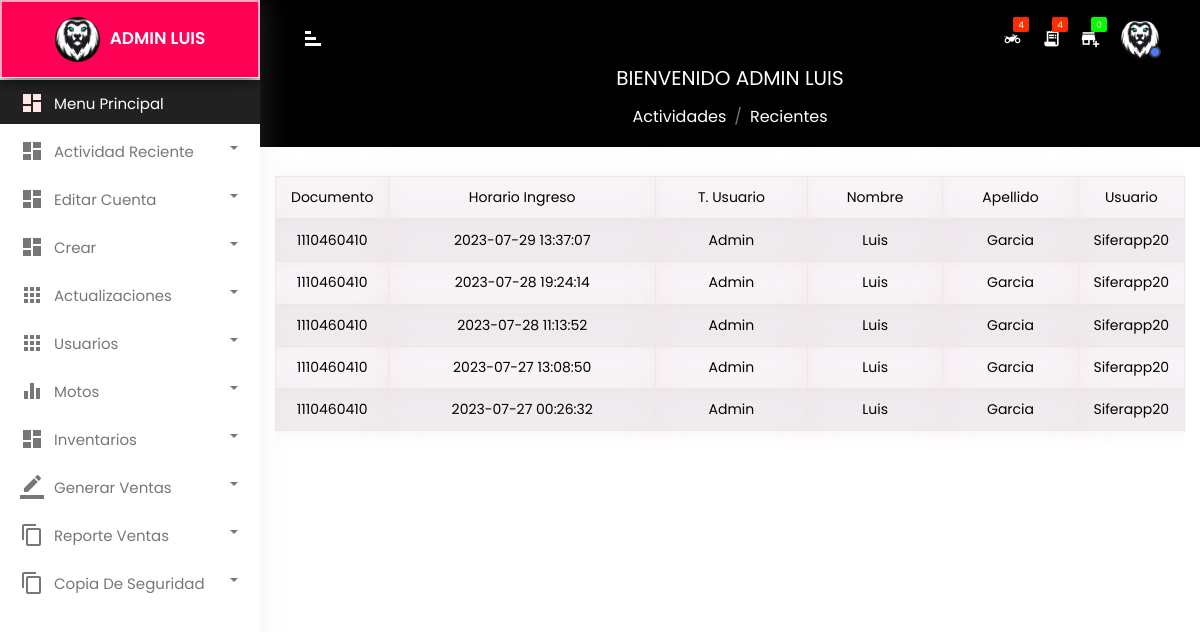
/model/admin/index.php (signed in), run on an earlier commit of the app's database.
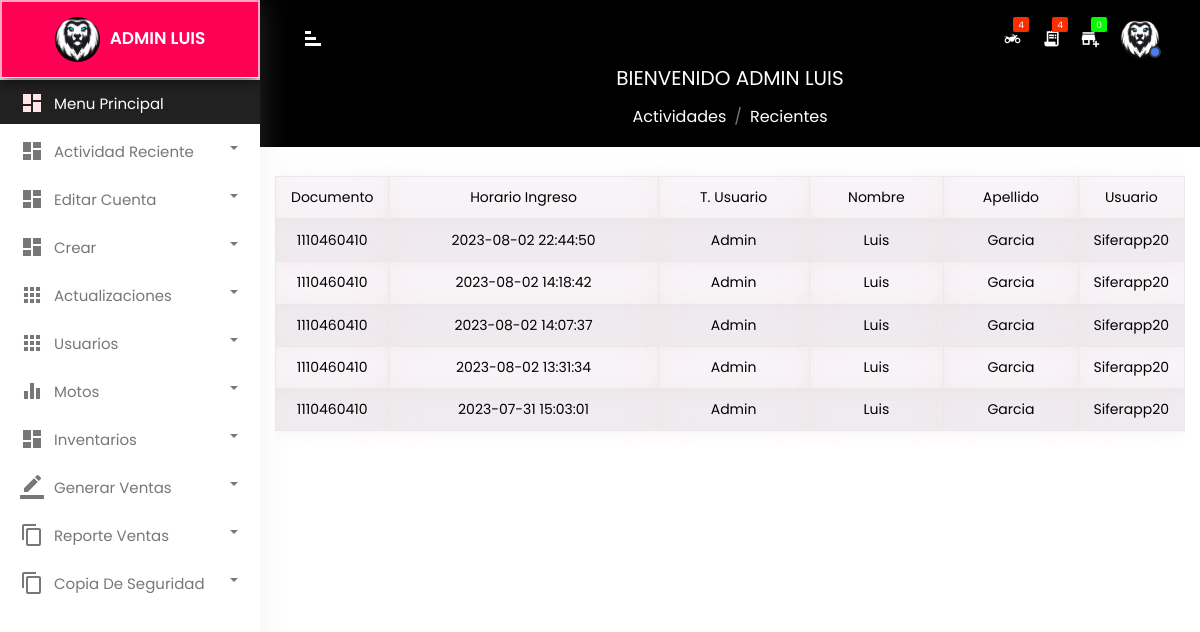
And on a later commit of the database.
### tables this page shows
CREATE TABLE `datetime_entry` (
  `id_entry` int(10) NOT NULL,
  `date_entry` datetime NOT NULL,
  `document` int(10) NOT NULL
);

CREATE TABLE `user` (
  `document` int(10) NOT NULL,
  `name` text NOT NULL,
  `surname` text NOT NULL,
  `telephone` varchar(30) NOT NULL,
  `email` varchar(100) NOT NULL,
  `date_user` date NOT NULL,
  `id_type_user` int(2) NOT NULL,
  `id_gender` int(2) NOT NULL,
  `password` varchar(100) NOT NULL,
  `username` varchar(10) NOT NULL,
  `id_state` int(2) NOT NULL,
  `datetime_reg` datetime NOT NULL,
  `confirmacion` int(2) NOT NULL
);

CREATE TABLE `type_user` (
  `id_type_user` int(2) NOT NULL,
  `type_user` text NOT NULL
);

### model/admin/index.php (the view, shortened to what this page needs)
<?php
$db = new Database();
$connection = $db->conectar();
$sql = $connection->prepare("SELECT * FROM user,type_user WHERE  username ='" . $_SESSION['usuario'] . "' AND user.id_type_user = type_user.id_type_user");
$sql->execute();
$usua = $sql->fetch(PDO::FETCH_ASSOC);
$comando = $connection->prepare("SELECT * FROM datetime_entry INNER JOIN user INNER JOIN type_user ON datetime_entry.document = user.document AND user.id_type_user = type_user.id_type_user ORDER BY id_entry  DESC LIMIT 6");
$comando->execute();
?>
<!doctype html>
<html lang="en">
<head>
    <link rel="stylesheet" href="bootstrap/css/bootstrap.min.css">
    <link rel="stylesheet" href="main.css">
    <link rel="stylesheet" type="text/css" href="datatables/datatables.min.css" />
    <link rel="stylesheet" type="text/css" href="datatables/DataTables-1.10.18/css/dataTables.bootstrap4.min.css">
    <link rel="stylesheet" href="../../controller/css/custom.css">
    <link rel="stylesheet" href="../../controller/CSS/custom.css">
    <link rel="stylesheet" href="https://use.fontawesome.com/releases/v5.8.2/css/all.css">
</head>
<body>
    <div class="wrapper">
        <?php
        require_once('./menu.php');
        ?>
        <div class="xp-breadcrumbbar text-center">
            <h2 class="page-title"><span>Bienvenido <?php echo $usua['type_user'] ?> <?php echo $usua['name'] ?></span></h2>
            <ol class="breadcrumb">
                <li class="breadcrumb-item"><a href="#">Actividades</a></li>
                <li class="breadcrumb-item active" aria-curent="page">Recientes</li>
            </ol>
        </div>
    </div>
    </div>
    <div class="container">
        <div class="row">
            <div class="col-lg-12">
                <div class="table-responsive">
                    <table id="example" class="table table-striped table-bordered" cellspacing="0" width="100%">
                        <thead>
                            <tr>
                                <th>Documento</th>
                                <th>Horario Ingreso</th>
                                <th>T. Usuario</th>
                                <th>Nombre</th>
                                <th>Apellido</th>
                                <th>Usuario</th>
                            </tr>
                        </thead>
                        <tbody>
                            <?php
                            foreach ($comando as $datetime_user) {
                            ?>
                                <tr>
                                    <th><?= $datetime_user["document"] ?></th>
                                    <th><?= $datetime_user["date_entry"] ?></th>
                                    <th><?= $datetime_user["type_user"] ?></th>
                                    <th><?= $datetime_user["name"] ?></th>
                                    <th><?= $datetime_user["surname"] ?></th>
                                    <th><?= $datetime_user["username"] ?></th>
                                </tr>
                            <?php
                            }
                            ?>
                        </tbody>
                    </table>
                </div>
            </div>
        </div>
    </div>
    </div>
    <?php
    require_once('formularios_crear.php');
    ?>
</body>
</html>

What changed in the data, as far as the page shows it:
no longer on this page (row unchanged): datetime_entry: document.document "1110460410", date_entry "2023-07-29 13:37:07", type_user.type_user "Admin", document.name "Luis", document.surname "Garcia", document.username "Siferapp20"
no longer on this page (row unchanged): datetime_entry: document.document "1110460410", date_entry "2023-07-28 19:24:14", type_user.type_user "Admin", document.name "Luis", document.surname "Garcia", document.username "Siferapp20"
no longer on this page (row unchanged): datetime_entry: document.document "1110460410", date_entry "2023-07-28 11:13:52", type_user.type_user "Admin", document.name "Luis", document.surname "Garcia", document.username "Siferapp20"
no longer on this page (row unchanged): datetime_entry: document.document "1110460410", date_entry "2023-07-27 13:08:50", type_user.type_user "Admin", document.name "Luis", document.surname "Garcia", document.username "Siferapp20"
no longer on this page (row unchanged): datetime_entry: document.document "1110460410", date_entry "2023-07-27 00:26:32", type_user.type_user "Admin", document.name "Luis", document.surname "Garcia", document.username "Siferapp20"
added datetime_entry: document.document "1110460410", date_entry "2023-08-02 22:44:50", type_user.type_user "Admin", document.name "Luis", document.surname "Garcia", document.username "Siferapp20"
added datetime_entry: document.document "1110460410", date_entry "2023-08-02 14:18:42", type_user.type_user "Admin", document.name "Luis", document.surname "Garcia", document.username "Siferapp20"
added datetime_entry: document.document "1110460410", date_entry "2023-08-02 14:07:37", type_user.type_user "Admin", document.name "Luis", document.surname "Garcia", document.username "Siferapp20"
added datetime_entry: document.document "1110460410", date_entry "2023-08-02 13:31:34", type_user.type_user "Admin", document.name "Luis", document.surname "Garcia", document.username "Siferapp20"
added datetime_entry: document.document "1110460410", date_entry "2023-07-31 15:03:01", type_user.type_user "Admin", document.name "Luis", document.surname "Garcia", document.username "Siferapp20"
